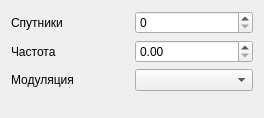
<?xml version="1.0" encoding="UTF-8"?>
<ui version="4.0">
 <class>TelemetrySettingWindow</class>
 <widget class="QWidget" name="TelemetrySettingWindow">
  <property name="geometry">
   <rect>
    <x>0</x>
    <y>0</y>
    <width>264</width>
    <height>118</height>
   </rect>
  </property>
  <property name="windowTitle">
   <string>Настройки телеметрии</string>
  </property>
  <layout class="QVBoxLayout" name="verticalLayout_3">
   <item>
    <layout class="QVBoxLayout" name="verticalLayout_2">
     <item>
      <layout class="QVBoxLayout" name="verticalLayout">
       <item>
        <layout class="QHBoxLayout" name="horizontalLayout">
         <item>
          <widget class="QLabel" name="satellitesLabel">
           <property name="text">
            <string>Спутники</string>
           </property>
          </widget>
         </item>
         <item>
          <widget class="QSpinBox" name="satellitesSpin"/>
         </item>
        </layout>
       </item>
       <item>
        <layout class="QHBoxLayout" name="horizontalLayout_2">
         <item>
          <widget class="QLabel" name="frequencyLabel">
           <property name="text">
            <string>Частота</string>
           </property>
          </widget>
         </item>
         <item>
          <widget class="QDoubleSpinBox" name="frequencySpin"/>
         </item>
        </layout>
       </item>
       <item>
        <layout class="QHBoxLayout" name="horizontalLayout_3">
         <item>
          <widget class="QLabel" name="modulationLabel">
           <property name="text">
            <string>Модуляция</string>
           </property>
          </widget>
         </item>
         <item>
          <widget class="QComboBox" name="modulationComboBox"/>
         </item>
        </layout>
       </item>
       <item>
        <widget class="DialogOptions" name="widget" native="true"/>
       </item>
      </layout>
     </item>
    </layout>
   </item>
  </layout>
 </widget>
 <customwidgets>
  <customwidget>
   <class>DialogOptions</class>
   <extends>QWidget</extends>
   <header>dialogoptions.h</header>
   <container>1</container>
  </customwidget>
 </customwidgets>
 <resources/>
 <connections/>
</ui>
